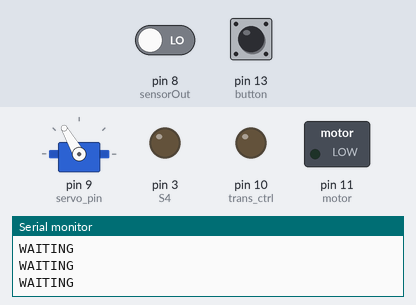
The sketch below on a simulated Arduino Leonardo, built with avr-gcc and run on an emulated ATmega32U4. On the bench: servo, switched loads named in the sketch (green lamp = pin HIGH), output pins drawn as LEDs (lit = HIGH), the last lines printed to the serial monitor. The test bench sets the inputs (shaded band); at power-on: pin 13 (button) HIGH, pin 8 (sensorOut) LOW. Pins used as bus, display or sensor lines are not drawn.

Above: at 1.8 s.
1.9 s: pin 13 (button) pulled LOW for 0.6 s
At 3.52 s:
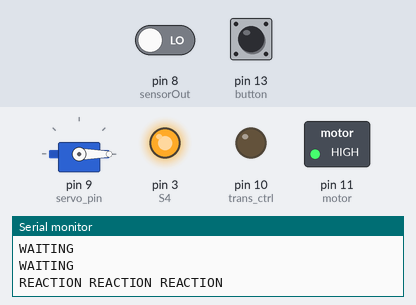
At 4.7 s:
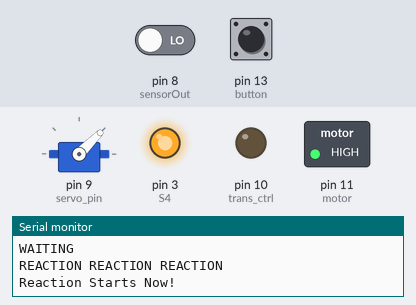
4.9 s: pin 13 (button) pulled LOW for 3.2 s
At 16.5 s:
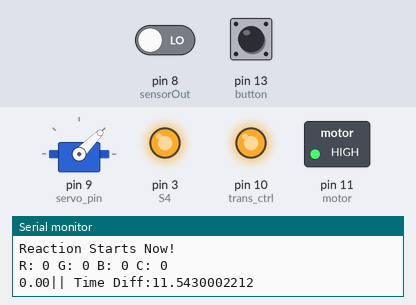
Timing chart, 0 to 17.3 s (numbered marks = the images above; inputs shaded):
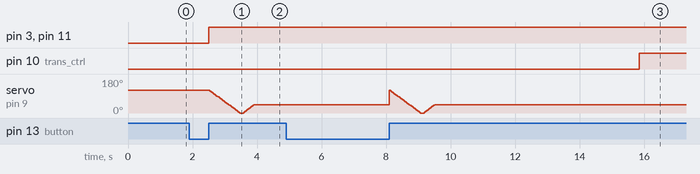

The sketch:

servo_sketch_jan17a.ino
```cpp
#include <Servo.h>
#include <Wire.h>
#include <Keyboard.h>

#define S0 4
#define S1 5
#define S2 6
#define S3 7
#define S4 3
#define sensorOut 8
#define button 13

/*ADDED CODE*/
#define servo_pin 9
/*ENDS HERE*/

int redFrequency = 0;
int greenFrequency = 0;
int blueFrequency = 0;
int clearFrequency = 0;
int counter = 0;

int startTime;
double currentTime;
double timeDiff;

const int stirrer_rot_speed = 255;

const int trans_ctrl = 10; // Connect pwm pin to pin 10
const int motor = 11;
/*Added*/
Servo myservo; //servo motor
bool released = false;
bool pressed_down = false;
bool waiting = true;

const int max_angle = 120;
//const int min_angle = 10;
const int safe_angle = 50;
const int servo_delay = 40;
const int servo_interval = 5;

double initialRed = 0;
double dRed = 0;
double newStartTime = 0;
/*END*/

void setup() {
  // Color Sensor Code
  // Setting the outputs
  pinMode(S0, OUTPUT);
  pinMode(S1, OUTPUT);
  pinMode(S2, OUTPUT);
  pinMode(S3, OUTPUT);
  pinMode(S4, OUTPUT);

  // Setting the sensorOut as an input
  pinMode(sensorOut, INPUT);

  pinMode(motor, OUTPUT);
  analogWrite(motor, 0);

  pinMode(trans_ctrl, OUTPUT);

  digitalWrite(13, INPUT_PULLUP);

  // Setting frequency scaling to 20%
  digitalWrite(S0,HIGH);
  digitalWrite(S1,LOW);

  // Servo code (ADDED)
  myservo.attach(servo_pin);
  myservo.write(max_angle); //initializes the angle to 120

  Serial.begin(9600);         // initialize serial
}

void loop() {

/***** ADDED CODE *******/
  //     i = min ang; i <= max ang; i ++
  int servoButton = digitalRead(button);

  if (!servoButton){ //if the button is pressed down
    pressed_down = true;
    while (pressed_down){ //while the button is held down
      servoButton = digitalRead(button);
      if (servoButton){ //if the button is released
        released = true;
        pressed_down = false;
        waiting = false;
        digitalWrite(S4, HIGH);
        analogWrite(motor, 255);
      }
    }
  }

  if (released){ //if button has been pressed and released
    Serial.println("\nREACTION REACTION REACTION");
    for (int i = max_angle ; i>-5 ; i -= servo_interval){
      //i sets the degree of rotation for the servo - must change it depending on delay (speed) set
      myservo.write(i);
      //delays to give time to the servo to rotate -- reduce number inside to make it spin faster (controls the speed)
      delay(servo_delay);
    }

    //safe angle, after the servo goes 120, goes back to 50 degrees
    for (int i = -5 ; i<safe_angle ; i += servo_interval){
      myservo.write(i); //min_angle
      delay(servo_delay);
    }

    digitalWrite(S2,LOW);
    digitalWrite(S3,LOW);
    Serial.println("Reaction Starts Now!");
    released = false;
    newStartTime = currentTime;
    delay(1000); //Delay 1 sec before first initial red colour reading
    initialRed = pulseIn(sensorOut, LOW); // obtain initial red frequency value to compare with current
  }

  else if (waiting){ //Print WAITING until button is pressed
      Serial.println("\nWAITING");
      delay(500);
    }

/***** ENDS HERE *******/
  else{
    // Timer
    currentTime = millis();
    timeDiff = (currentTime - newStartTime)/1000;

    // Setting RED (R) filtered photodiodes to be read
    digitalWrite(S2,LOW);
    digitalWrite(S3,LOW);

    // Reading the output frequency
    redFrequency = pulseIn(sensorOut, LOW);
    dRed = abs(redFrequency - initialRed);

    // Setting GREEN (G) filtered photodiodes to be read
    digitalWrite(S2,HIGH);
    digitalWrite(S3,HIGH);

    // Reading the output frequency
    greenFrequency = pulseIn(sensorOut, LOW);

    // Setting BLUE (B) filtered photodiodes to be read
    digitalWrite(S2,LOW);
    digitalWrite(S3,HIGH);

    // Reading the output frequency
    blueFrequency = pulseIn(sensorOut, LOW);

    // Setting Clear (C) filtered photodiodes to be read
    digitalWrite(S2,HIGH);
    digitalWrite(S3,LOW);

    // Reading the output frequency
    clearFrequency = pulseIn(sensorOut, LOW);

    delay(300); // adjust how frequently you want the colours to update; decided 0.3 s was optimal

    // if(buttonValue == LOW){
    //   Serial.print("REACTION REACTION REACTION REACTION");
    //   Serial.println(" ");
    // }

    Serial.print("R: "); Serial.print(redFrequency, DEC); Serial.print(" ");
    Serial.print("G: "); Serial.print(greenFrequency, DEC); Serial.print(" ");
    Serial.print("B: "); Serial.print(blueFrequency, DEC); Serial.print(" ");
    Serial.print("C: "); Serial.print(clearFrequency, DEC); Serial.print(" ");
    Serial.println(" ");
    Serial.print(dRed);

  if ((dRed >= 35) && (timeDiff>20)){
    counter += 1;
    if (counter == 3){
      analogWrite(motor, 0);
      Serial.print("Reaction Over!!");
      Serial.println(" ");
      Serial.print("Final Time Diff:"); Serial.print(timeDiff, DEC);
      digitalWrite(S4, LOW);
      while(true);
    }
  } else{ //Ensures change occurs 3 consecutive times
    counter = 0;
  }

  analogWrite(trans_ctrl, 255);
  digitalWrite(LED_BUILTIN, HIGH);

  Serial.print("|| Time Diff:"); Serial.print(timeDiff, DEC);
  Serial.println(" ");
  }
}
```

Measured:
- after the input at 1.9 s, pin 3 (S4), pin 11 (motor): LOW → HIGH after 0.60 s
- after the input at 4.9 s, pin 10 (trans_ctrl): LOW → HIGH after 10.9 s instead of 5.3 s
